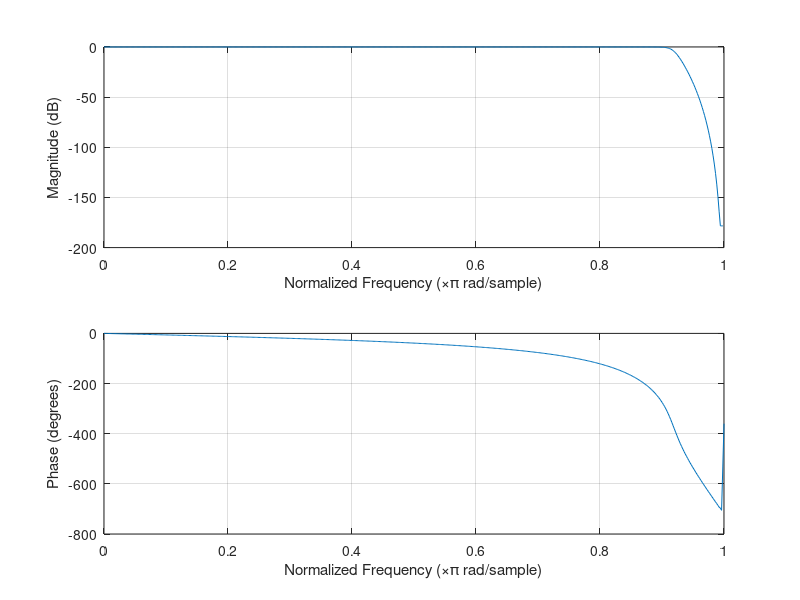
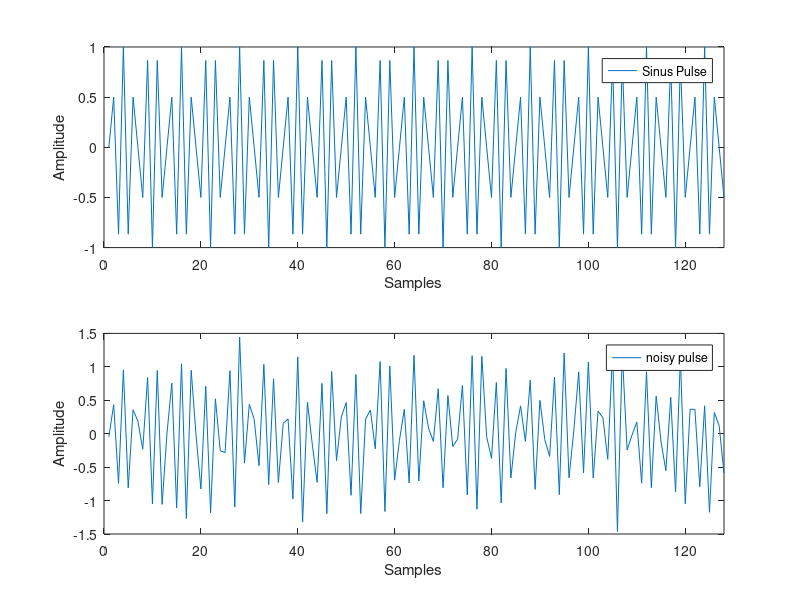
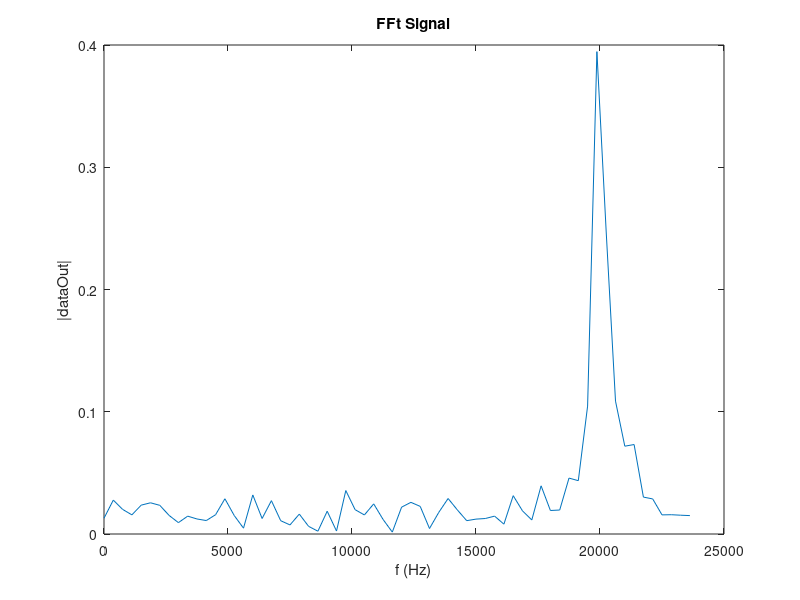

The MATLAB script that drew these images, in order:
%% Butterworth Filter Design
%% I-  Lowpass Butterworth Transfer Function
% Design a 8th-order lowpass Butterworth filter with a cutoff frequency of 21 
% KHz, which, for data sampled at 48 KHz, corresponds to  rad/sample. Plot its 
% magnitude and phase responses. Use it to filter a 128-sample of sinusPulse.

clear 
fc = 22000;         % Cutoff Frequency
fs = 48000;         % Sampling Frequency        

[b,a] = butter(8,fc/(fs/2),'low');  % Butterworth 8th-order filter
freqz(b,a)
%%
load input_t.mat sinusPulse
dataIn = awgn(sinusPulse,12);           % SNR = 12dB : Add noise into sinusPulse
dataOut = filter(b,a,dataIn);           % Filter the dataIn using butterworth
                                        % filter parameters (a,b)           
%%
figure
%% Sinus Pulse
subplot(2,1,1)
plot(real(sinusPulse))
xlim([0 length(sinusPulse)])
legend('Sinus Pulse')
xlabel('Samples')
ylabel('Amplitude')

%% Noisy Sinus Pulse

subplot(2,1,2)
plot(real(dataIn))
legend('noisy pulse')
xlabel('Samples')
ylabel('Amplitude')
xlim([0 length(sinusPulse)])
%%
figure
y_fft = abs(fft(dataOut));                   % Fast Fourier Transform
P2 = abs(y_fft/length(sinusPulse));          % Calculate the Modulus or just the real values
                                             % because the fft produce 
                                             % complex values
P1 = P2(1:round(length(sinusPulse)/2));      % Single Side 
%% 
% Define the frequency domain |f| and plot the single-sided amplitude spectrum 
% |P1|.

f = fs*(0:(length(sinusPulse)/2)-1)/length(sinusPulse);            % Frequency Vector
plot(f,P1)
title('FFt Signal')
xlabel('f (Hz)')
ylabel('|dataOut|')
%% References :
% * <https://www.mathworks.com/help/signal/ref/butter.html https://www.mathworks.com/help/signal/ref/butter.html>
% * <https://en.wikipedia.org/wiki/Butterworth_filter https://en.wikipedia.org/wiki/Butterworth_filter>